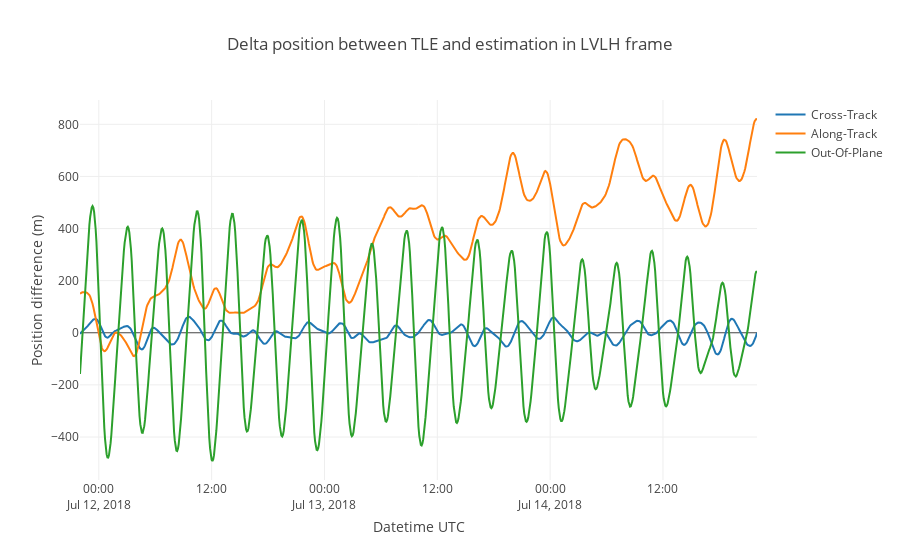

This figure's notebook cell:
### Markdown cell above
Plotting the components of the position different between the TLE and the estimation, in LVLH frame

### Code cell
import plotly.graph_objs as go

traceX = go.Scatter(
    x = deltaPV_lvlh_df['x'].index,
    y = deltaPV_lvlh_df['x'],
    mode='lines',
    name='Cross-Track'
)

traceY = go.Scatter(
    x = deltaPV_lvlh_df['y'].index,
    y = deltaPV_lvlh_df['y'],
    mode='lines',
    name='Along-Track'
)

traceZ = go.Scatter(
    x = deltaPV_lvlh_df['z'].index,
    y = deltaPV_lvlh_df['z'],
    mode='lines',
    name='Out-Of-Plane'
)

data = [traceX, traceY, traceZ]

layout = go.Layout(
    title = 'Delta position between TLE and estimation in LVLH frame',
    xaxis = dict(
        title = 'Datetime UTC'
    ),
    yaxis = dict(
        title = 'Position difference (m)'
    )
)

fig = dict(data=data, layout=layout)

py.iplot(fig)

### Figure 1 — Plotly figure (JSON) as saved in the notebook; plotly's stock layout.template omitted (floating-point values rounded to 4 significant figures; data arrays with more than 128 entries replaced by an {"elided": "..."} marker saying what was removed)
{"data": [{"mode": "lines", "name": "Cross-Track", "type": "scatter", "uid": "47176bf0-892e-4d18-be52-00749973a13d", "x": {"elided": "865 str values"}, "y": {"elided": "865 float values"}}, {"mode": "lines", "name": "Along-Track", "type": "scatter", "uid": "13209c03-7dc1-4596-bad3-155cdbe28cc2", "x": {"elided": "865 str values"}, "y": {"elided": "865 float values"}}, {"mode": "lines", "name": "Out-Of-Plane", "type": "scatter", "uid": "9da1a45b-5230-4f7c-a51b-73022e822371", "x": {"elided": "865 str values"}, "y": {"elided": "865 float values"}}], "layout": {"autosize": true, "title": {"text": "Delta position between TLE and estimation in LVLH frame"}, "xaxis": {"autorange": true, "range": ["2018-07-11 22:00", "2018-07-14 22:00"], "title": {"text": "Datetime UTC"}, "type": "date"}, "yaxis": {"autorange": true, "range": [-565.0, 893.4], "title": {"text": "Position difference (m)"}, "type": "linear"}}}
